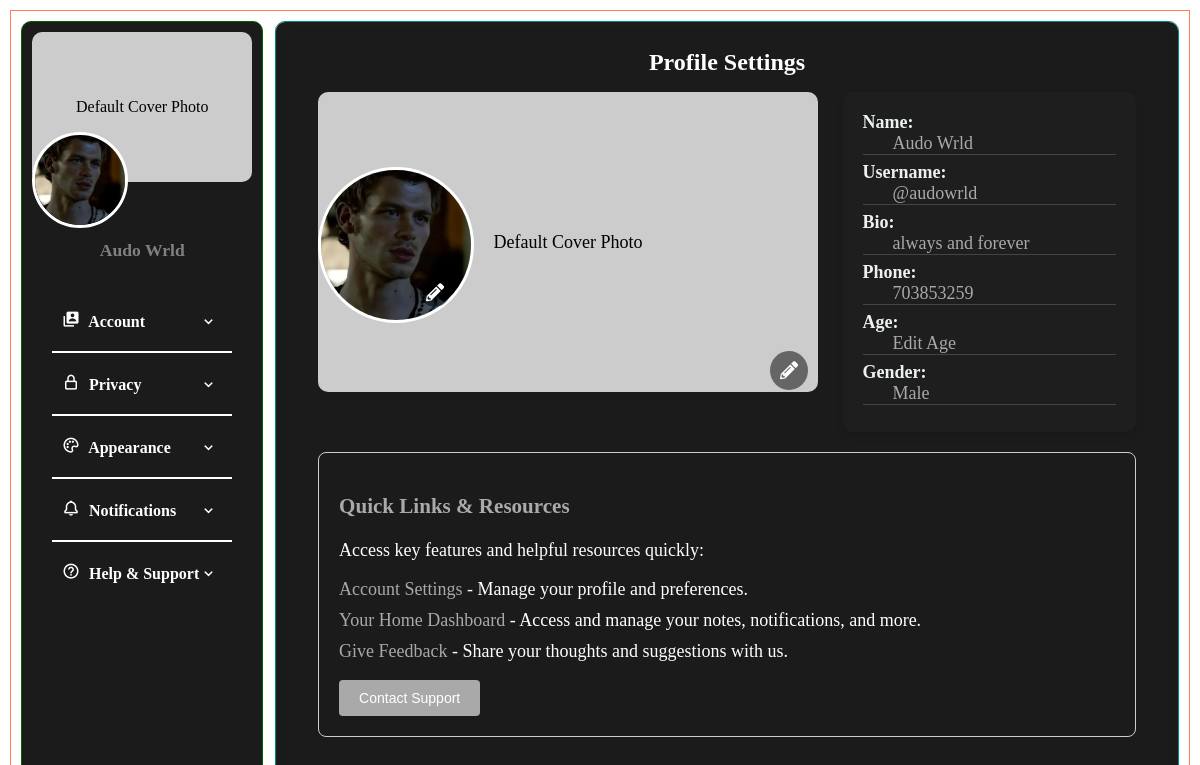
/settings (signed in), run on the app's committed database.
### website/models.py (models this page shows, shortened)
class User(db.Model, UserMixin):
    id = db.Column(db.Integer, primary_key=True)
    email = db.Column(db.String(150), unique=True)
    password = db.Column(db.String(255))
    first_name = db.Column(db.String(225))
    second_name = db.Column(db.String(225))
    full_name = db.Column(db.String(255))
    profile_picture = db.Column(db.String(255), nullable=True)
    cover_picture = db.Column(db.String(255), nullable=True)
    user_name = db.Column(db.String(255))
    phone_number = db.Column(db.String(20))
    country_code = db.Column(db.String(10), default="+254")
    bio = db.Column(db.String(255))
    time_zone = db.Column(db.String(255))
    date_birth = db.Column(db.String(255))
    gender = db.Column(db.String(255))
    generated_color = db.Column(db.String(7))
    is_2fa_enabled = db.Column(db.Boolean, default=False)
    otp_secret = db.Column(db.String(32), nullable=True)
    temp_otp = db.Column(db.String(32), nullable=True)
    otp_method = db.Column(db.String(10), default='app')
    is_active = db.Column(db.Boolean, default=True)
    is_admin = db.Column(db.Boolean, default=False)
    email_verified = db.Column(db.Boolean, default=False)
    note_tags = db.relationship(
        "NoteTag", back_populates="user", cascade="all, delete-orphan"
    )
    notes = db.relationship("Note", back_populates="user", cascade="all, delete-orphan")
    password_reset_tokens = db.relationship(
        "PasswordResetToken", back_populates="user", cascade="all, delete-orphan"
    )
    notifications = db.relationship(
        "Notification", back_populates="user", cascade="all, delete-orphan"
    )
    todos = db.relationship("ToDo", back_populates="user", cascade="all, delete-orphan")
    email_preferences = db.relationship(
        "EmailPreferences",
        uselist=False,
        back_populates="user",
        cascade="all, delete-orphan",
    )
    push_preferences = db.relationship(
        "PushPreferences",
        uselist=False,
        back_populates="user",
        cascade="all, delete-orphan",
    )
    email_verification_tokens = db.relationship(
        "EmailVerificationToken", back_populates="user", cascade="all, delete-orphan"
    )

### website/views.py (the view)
@views.route("/settings")
@login_required
def settings():
    users = User.query.all()
    return render_template("setting.html", users=users)

### website/models.py (called while the page is built)
    def get_local_timestamp(self):
        local_tz = timezone(self.time_zone)
        return self.timestamp.astimezone(local_tz) if self.timestamp else None

### website/templates/setting.html (shortened to what this page needs)
<!DOCTYPE html>
<html lang="en">
  <head>
    <link
      rel="stylesheet"
      href="https://cdnjs.cloudflare.com/ajax/libs/font-awesome/5.15.4/css/all.min.css"
    />
    <link
      rel="stylesheet"
      href="https://cdn.jsdelivr.net/npm/flatpickr/dist/flatpickr.min.css"
    />
    <link
      rel="stylesheet"
      href="{{ url_for('static', filename='css/setting.css') }}"
    />
    <link
      href="https://unpkg.com/boxicons@2.1.4/css/boxicons.min.css"
      rel="stylesheet"
    />
    <link
      rel="stylesheet"
      href="https://cdnjs.cloudflare.com/ajax/libs/cropperjs/1.5.12/cropper.min.css"
    />
  </head>
  <body>
    <div class="messages-container">
    </div>
    <div class="page">
      <div class="left-container">
        <div class="all">
          <div class="profile">
            <div class="cover-photo">
              {% if current_user.cover_picture %}
              <img
                src="/static/profile_pics/{{ current_user.cover_picture }}"
                alt="Cover Photo"
                class="cover-image"
              />
              {% else %}
              <div class="default-cover">
                <p>Default Cover Photo</p>
              </div>
              {% endif %}
            </div>
            <div class="profile-pic">
              {% if current_user.profile_picture %}
              <img
                src="/static/profile_pics/{{ current_user.profile_picture }}"
                alt="Profile Picture"
                class="profile-image"
              />
              {% else %}
              <i
                class="fas fa-5x"
                style="--background-: {{ current_user.generated_color }}"
                >{{ current_user.first_name[0] }}</i
              >
              {% endif %}
            </div>
          </div>
          <div class="profile-info">
            <p class="username">
              {{ current_user.full_name }}
            </p>
          </div>
        </div>
        <div class="settings-menu">
          <ul>
            <li>
              <a href="#" id="accountLink" data-target="#profilePicFormSection">
                <span class="account-text"
                  ><i class="bx bxs-user-account"></i> Account</span
                >
                <i class="bx bx-chevron-down"></i>
              </a>
            </li>
            <hr class="divider" />
            <li>
              <a href="#" id="privacyLink" data-target="#profilePicFormSection">
                <span class="privacy-text"
                  ><i class="bx bx-lock-alt"></i> Privacy</span
                >
                <i class="bx bx-chevron-down"></i>
              </a>
            </li>
            <hr class="divider" />
            <li>
              <a
                href="#"
                id="appearanceLink"
                data-target="#profilePicFormSection"
              >
                <span class="appearance-text"
                  ><i class="bx bx-palette"></i> Appearance</span
                >
                <i class="bx bx-chevron-down"></i>
              </a>
            </li>
            <hr class="divider" />
            <li>
              <a
                href="#"
                id="notificationsLink"
                data-target="#profilePicFormSection"
              >
                <span class="notifications-text"
                  ><i class="bx bx-bell"></i> Notifications</span
                >
                <i class="bx bx-chevron-down"></i>
              </a>
            </li>
            <hr class="divider" />
            <li>
              <a href="#" id="helpLink" data-target="#profilePicFormSection">
                <span class="help-text"
                  ><i class="bx bx-help-circle"></i> Help & Support</span
                >
                <i class="bx bx-chevron-down"></i>
              </a>
            </li>
          </ul>
        </div>
      </div>
      <div class="right-container">
        <div class="settings-content">
          <section id="profilePicFormSection">
            <h2>Profile Settings</h2>
            <div id="mainContainer">
              <div id="pictureUpdateContainer">
                <div id="coverPicContainer">
                  {% if current_user.cover_picture %}
                  <img
                    id="currentCoverPic"
                    src="/static/profile_pics/{{ current_user.cover_picture }}"
                    alt="Current Cover Picture"
                    class="cover-pic"
                  />
                  <div class="editting">
                    <button
                      id="editCoverPicButton"
                      title="Edit Cover Picture"
                      class="edit-button"
                      style="--background-: {{ current_user.generated_color }}"
                    >
                      <i class="fas fa-pencil-alt"></i>
                    </button>
                  </div>
                  {%else%}
                  <div class="default-cover">
                    <p>Default Cover Photo</p>
                  </div>
                  <div class="editting">
                    <button
                      id="editCoverPicButton"
                      title="Edit Cover Picture"
                      class="edit-button"
                      style="--background-: {{ current_user.generated_color }}"
                    >
                      <i class="fas fa-pencil-alt"></i>
                    </button>
                  </div>
                  {% endif %}
                </div>
                <div id="profilePicContainer">
                  {% if current_user.profile_picture %}
                  <img
                    id="currentProfilePic"
                    src="/static/profile_pics/{{ current_user.profile_picture }}"
                    alt="Current Profile Picture"
                    class="profile-pic"
                  />
                  <div class="editting">
                    <button
                      style="--background-: {{ current_user.generated_color }}"
                      id="editProfilePicButton"
                      title="Edit Profile Picture"
                      class="edit-button"
                    >
                      <i class="fas fa-pencil-alt" style="color: #fff"></i>
                    </button>
                  </div>
                  {% endif %}
                </div>
              </div>
              <div id="userDetails">
                <div class="detail-item">
                  <label for="name">Name:</label><br />
                  <span id="name">
                    {% if current_user.full_name %}
                    <a href="#nameFormSection">{{ current_user.full_name }}</a>
                    {% else %}
                    <button><a href="#nameFormSection"></a>Add Name</button>
                    {% endif %}
                  </span>
                </div>
                <div class="detail-item">
                  <label for="name">Username:</label><br />
                  <span id="name">
                    {% if current_user.user_name %}
                    <a href="#usernameFormSection"
                      >{{ current_user.user_name }}</a
                    >
                    {% else %}
                    <button><a href="#usernameFormSection"></a>Add Name</button>
                    {% endif %}
                  </span>
                </div>
                <div class="detail-item">
                  <label for="bio">Bio:</label> <br />
                  <span id="bio">
                    {% if current_user.bio %}
                    <a href="#bioFormSection">{{ current_user.bio }}</a>
                    {% else %}
                    <button><a href="#bioFormSection">Add Bio</a></button>
                    {% endif %}
                  </span>
                </div>
                <div class="detail-item">
                  <label for="phone">Phone:</label><br />
                  <span id="phone">
                    {% if current_user.phone_number %}
                    <a href="#phoneNumberFormSection"
                      >{{ current_user.phone_number }}</a
                    >
                    {% else %}
                    <button>
                      <a href="#phoneNumberFormSection">Add Phone</a>
                    </button>
                    {% endif %}
                  </span>
                </div>
                <div class="detail-item">
                  <label for="age">Age:</label><br />
                  <span id="age">
                    {% if current_user.date_birth %}
                    <a href="#dobFormSection" id="ageLink">Edit Age</a>
                    {% else %}
                    <button><a href="#dobFormSection">Add D.O.B</a></button>
                    {% endif %}
                  </span>
                </div>
                <div class="detail-item">
                  <label for="gender">Gender:</label><br />
                  <span id="gender">
                    {% if current_user.gender %}
                    <a href="#genderFormSection">{{ current_user.gender }}</a>
                    {% else %}
                    <button><a href="#genderFormSection">Add Gender</a></button>
                    {% endif %}
                  </span>
                </div>
              </div>
            </div>
            <div id="quickLinksResources" class="attention-section">
              <h3>Quick Links & Resources</h3>
              <p>Access key features and helpful resources quickly:</p>
              <ul>
                <li>
                  <a href="/settings">Account Settings</a> - Manage your profile
                  and preferences.
                </li>
                <li>
                  <a href="/user_home">Your Home Dashboard</a>
                  - Access and manage your notes, notifications, and more.
                </li>
                <li>
                  <a href="/contact" target="_blank">Give Feedback</a> - Share
                  your thoughts and suggestions with us.
                </li>
              </ul>
              <button
                id="contactSupportButton"
                class="contact-button"
                style="--background-: {{ current_user.generated_color }}"
              >
                Contact Support
              </button>
            </div>
          </section>
        </div>
      </div>
    </div>
  </body>
</html>

### data on the page
User: profile_picture (picture), full_name "Audo Wrld", user_name "@audowrld", bio "always and forever", phone_number "703853259", gender "Male"
